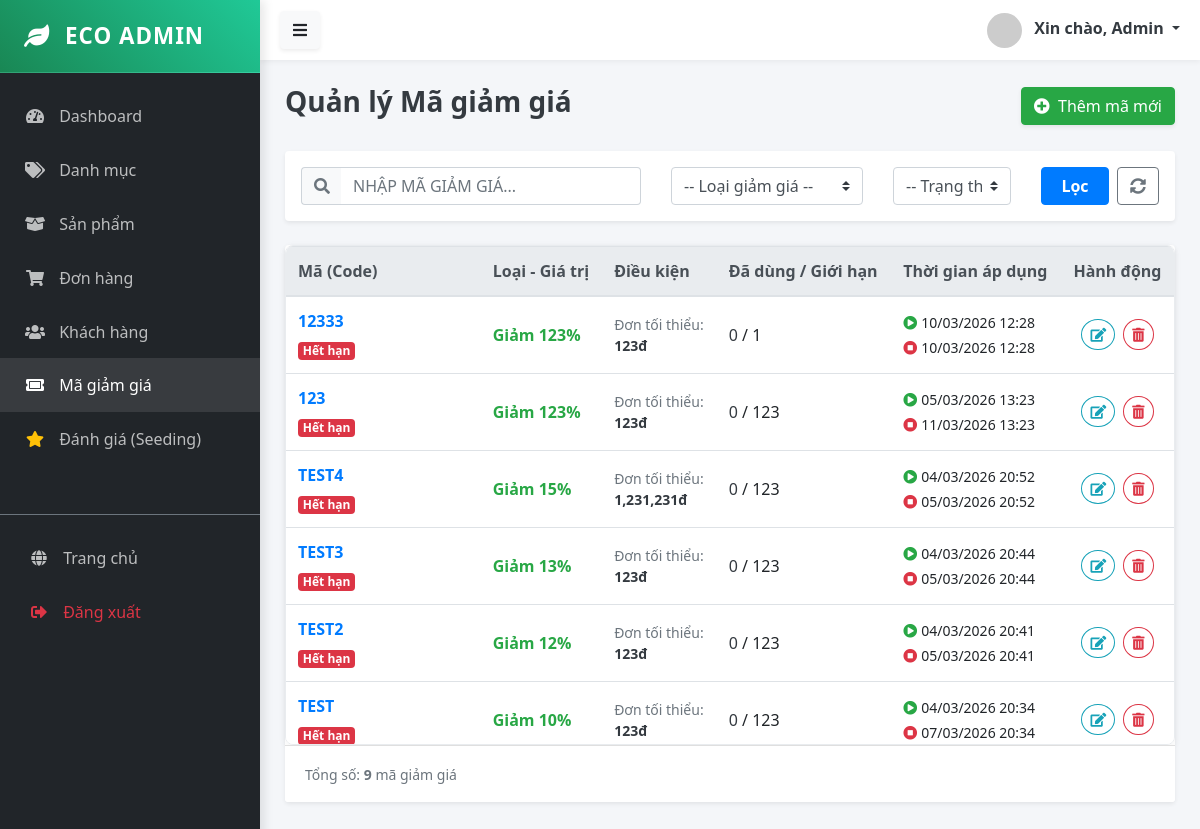
Before: /public/admin/coupon (signed in) with the older database file.
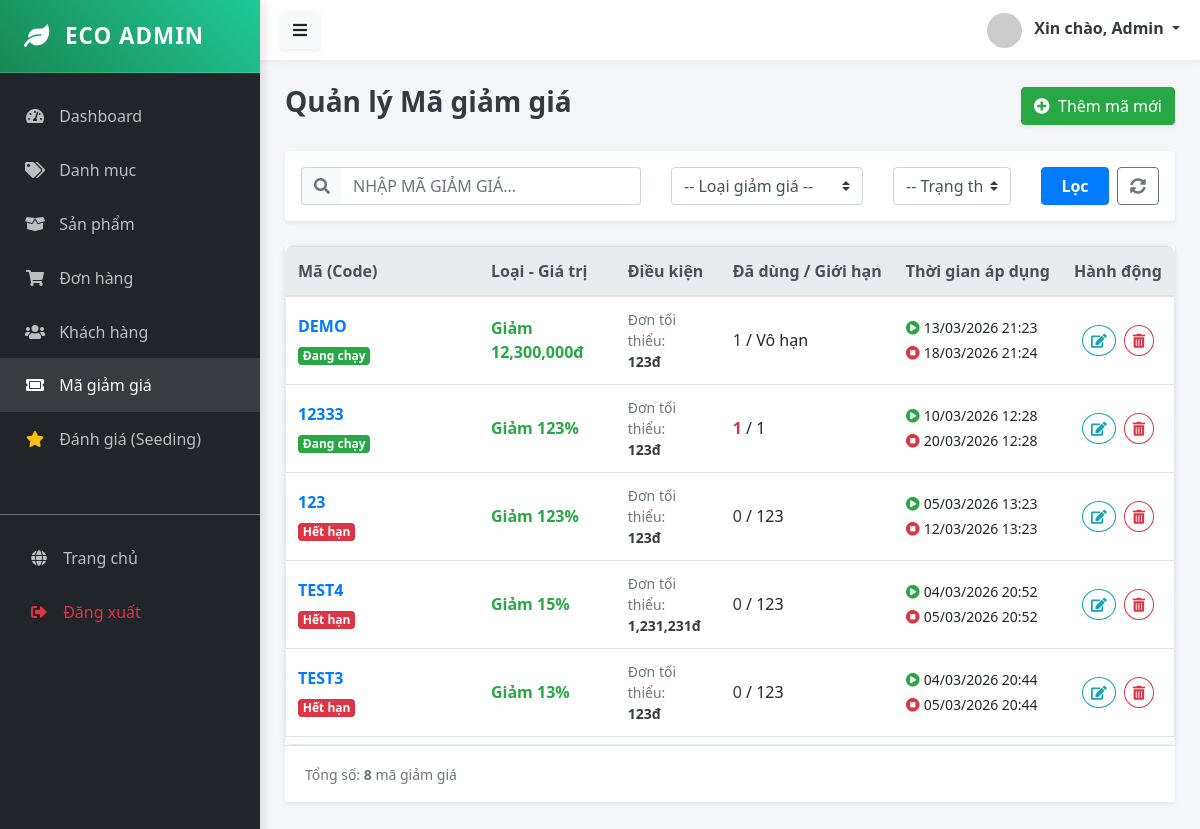
After: the same page with the newer database file.
### tables this page shows
CREATE TABLE `coupons` (
  `id` bigint UNSIGNED NOT NULL,
  `code` varchar(100) DEFAULT NULL,
  `type` varchar(50) DEFAULT NULL,
  `value` bigint DEFAULT NULL,
  `min_order_cents` bigint DEFAULT NULL,
  `usage_limit` int DEFAULT NULL,
  `used_count` int DEFAULT '0',
  `starts_at` datetime DEFAULT NULL,
  `ends_at` datetime DEFAULT NULL,
  `applies_to_category_ids` json DEFAULT NULL,
  `created_at` timestamp NULL DEFAULT CURRENT_TIMESTAMP
);

### app/Controllers/Admin/CouponController.php (called while the page is built, shortened)
<?php
class CouponController extends Controller {
    public function index() {
        $couponModel = $this->model('Coupon');
        $filters = [
            'search' => trim($_GET['search'] ?? ''),
            'type'   => $_GET['type'] ?? '',
            'status' => $_GET['status'] ?? ''
        ];
        $coupons = $couponModel->getAllCoupons($filters);
        $this->view('admin/coupons/index', ['coupons' => $coupons]);
    }
}

### app/Core/App.php (called while the page is built, shortened)
<?php
class App {
    protected $controller = 'HomeController';
    protected $method = 'index';
    public function __construct() {
        $url = $this->parseUrl();
        if (isset($url[0]) && strtolower($url[0]) == 'admin') {
            array_shift($url);
            $folder = 'Admin';
            $this->controller = 'DashboardController';
            if (isset($url[0])) {
                $controllerName = $this->convertToPascalCase($url[0]) . 'Controller';
                if (file_exists('../app/Controllers/Admin/' . $controllerName . '.php')) {
                    $this->controller = $controllerName;
                    array_shift($url);
                }
            }
        }
        $file = '../app/Controllers/' . $folder . '/' . $this->controller . '.php';
        if (file_exists($file)) {
            $this->controller = new $class;
        } else {
            die("Lỗi 404: Controller '{$this->controller}' không tồn tại.");
        }
        $this->params = $url ? array_values($url) : [];
        call_user_func_array([$this->controller, $this->method], $this->params);
    }
    public function parseUrl() {
        if (isset($_GET['url'])) {
            return explode('/', filter_var(rtrim($_GET['url'], '/'), FILTER_SANITIZE_URL));
        }
        return [];
    }
    private function convertToPascalCase($string) {
        return str_replace(' ', '', ucwords(str_replace('-', ' ', $string)));
    }
}

### public/index.php (called while the page is built, shortened)
<?php
$app = new App();

### config/database.php (called while the page is built)
<?php
return [
    'host' => $_ENV['DB_HOST'] ?? 'localhost',
    'dbname' => $_ENV['DB_DATABASE'] ?? 'ecostore',
    'user' => $_ENV['DB_USERNAME'] ?? 'root',
    'pass' => $_ENV['DB_PASSWORD'] ?? '',
    'charset' => 'utf8mb4'
];

### app/Core/Database.php (called while the page is built, shortened)
<?php
class Database {
    private static $instance = null;
    private $connection;
    private function __construct() {
        $config = require __DIR__ . '/../../config/database.php';
        $dsn = "mysql:host={$config['host']};dbname={$config['dbname']};charset={$config['charset']}";
        try {
            $this->connection = new PDO($dsn, $config['user'], $config['pass']);
            $this->connection->setAttribute(PDO::ATTR_ERRMODE, PDO::ERRMODE_EXCEPTION);
            $this->connection->setAttribute(PDO::ATTR_DEFAULT_FETCH_MODE, PDO::FETCH_ASSOC);
        } catch (PDOException $e) {
            die("DB Connection Error: " . $e->getMessage());
        }
    }
    public static function getInstance() {
        if (!self::$instance) {
            self::$instance = new Database();
        }
        return self::$instance;
    }
    public function query($sql, $params = []) {
        try {
            $stmt = $this->connection->prepare($sql);
            $stmt->execute($params);
            return $stmt;
        } catch (PDOException $e) {
            die("Lỗi truy vấn SQL: " . $e->getMessage());
        }
    }
    public function fetchAll($sql, $params = []) {
        return $this->query($sql, $params)->fetchAll();
    }
}

### app/Core/Model.php (called while the page is built, shortened)
<?php
abstract class Model {
    public function __construct() {
        $this->db = Database::getInstance();
    }
}

### app/Models/Coupon.php (called while the page is built, shortened)
<?php
class Coupon extends Model {
    protected $table = 'coupons';
    public function getAllCoupons($filters = []) {
        $sql = "SELECT * FROM {$this->table} WHERE 1=1";
        $params = [];
        $sql .= " ORDER BY created_at DESC";
        return $this->db->fetchAll($sql, $params);
    }
}

### app/Views/admin/coupons/index.php (the view, shortened to what the changed rows need)
<?php require_once '../app/Views/layouts/admin/sidebar.php'; ?>
<div class="card shadow-sm border-0">
    <div class="card-body p-0">
        <div class="table-scroll-wrapper">
            <table class="table table-hover mb-0">
                <thead class="thead-light">
                    <tr>
                        <th>Mã (Code)</th>
                        <th>Loại - Giá trị</th>
                        <th>Điều kiện</th>
                        <th>Đã dùng / Giới hạn</th>
                        <th>Thời gian áp dụng</th>
                        <th class="text-center">Hành động</th>
                    </tr>
                </thead>
                <tbody>
                    <?php if (!empty($coupons)): ?>
                        <?php foreach ($coupons as $coupon): ?>
                            <?php
                            $now = time();
                            $start = strtotime($coupon['starts_at']);
                            $end = strtotime($coupon['ends_at']);
                            $statusClass = 'success';
                            $statusText = 'Đang chạy';
                            if ($now < $start) {
                                $statusClass = 'warning';
                                $statusText = 'Sắp tới';
                            } elseif ($now > $end) {
                                $statusClass = 'danger';
                                $statusText = 'Hết hạn';
                            }
                            ?>
                            <tr>
                                <td class="align-middle font-weight-bold text-primary">
                                    <span class="d-block mb-1 fs-5"><?= $coupon['code'] ?></span>
                                    <span class="badge badge-<?= $statusClass ?>"><?= $statusText ?></span>
                                </td>
                                <td class="align-middle">
                                    <?php if ($coupon['type'] == 'percent'): ?>
                                        <span class="text-success font-weight-bold">Giảm <?= $coupon['value'] ?>%</span>
                                    <?php else: ?>
                                        <span class="text-success font-weight-bold">Giảm <?= number_format($coupon['value']) ?>đ</span>
                                    <?php endif; ?>
                                </td>
                                <td class="align-middle text-muted small">
                                    Đơn tối thiểu: <br><strong class="text-dark"><?= number_format($coupon['min_order_cents']) ?>đ</strong>
                                </td>
                                <td class="align-middle">
                                    <?php
                                    $limit = $coupon['usage_limit'] ?: 'Vô hạn';
                                    $used = $coupon['used_count'];
                                    $color = ($limit !== 'Vô hạn' && $used >= $limit) ? 'text-danger font-weight-bold' : 'text-dark';
                                    ?>
                                    <span class="<?= $color ?>"><?= $used ?></span> / <?= $limit ?>
                                </td>
                                <td class="align-middle small">
                                    <div class="mb-1"><i class="fas fa-play-circle text-success mr-1"></i><?= date('d/m/Y H:i', strtotime($coupon['starts_at'])) ?></div>
                                    <div><i class="fas fa-stop-circle text-danger mr-1"></i><?= date('d/m/Y H:i', strtotime($coupon['ends_at'])) ?></div>
                                </td>
                                <td class="align-middle text-center">
                                    <a href="/MY_WEB/public/admin/coupon/edit/<?= $coupon['id'] ?>" class="btn btn-sm btn-outline-info rounded-circle mr-1" title="Sửa">
                                        <i class="fas fa-edit"></i>
                                    </a>
                                    <a href="/MY_WEB/public/admin/coupon/delete/<?= $coupon['id'] ?>" class="btn btn-sm btn-outline-danger rounded-circle" onclick="return confirm('Bạn có chắc chắn muốn xóa mã này?');" title="Xóa">
                                        <i class="fas fa-trash-alt"></i>
                                    </a>
                                </td>
                            </tr>
                        <?php endforeach; ?>
                    <?php endif; ?>
                </tbody>
            </table>
        </div>
    </div>
    <div class="card-footer bg-white py-3">
        <small class="text-muted">Tổng số: <strong><?= is_array($coupons) ? count($coupons) : 0 ?></strong> mã giảm giá</small>
    </div>
</div>
<?php require_once '../app/Views/layouts/admin/footer.php'; ?>

Changed rows visible on the page:
no longer on this page (row unchanged): coupons: code "TEST2", statusText "Hết hạn", value "12", min_order_cents "123", used_count "0", usage_limit "123", starts_at "04/03/2026 20:41", ends_at "05/03/2026 20:41"
no longer on this page (row unchanged): coupons: code "TEST", statusText "Hết hạn", value "10", min_order_cents "123", used_count "0", usage_limit "123", starts_at "04/03/2026 20:34", ends_at "07/03/2026 20:34"
added coupons: code "DEMO", statusText "Đang chạy", value "12,300,000", min_order_cents "123", used_count "1", usage_limit "Vô hạn", starts_at "13/03/2026 21:23", ends_at "18/03/2026 21:24"
changed coupons (number 2 of 5 on the later page): statusText "Hết hạn" → "Đang chạy"; used_count "0" → "1"; ends_at "10/03/2026 12:28" → "20/03/2026 12:28"
changed coupons (number 3 of 5 on the later page): ends_at "11/03/2026 13:23" → "12/03/2026 13:23"
Other visible differences:
count($coupons): "9" → "8"
